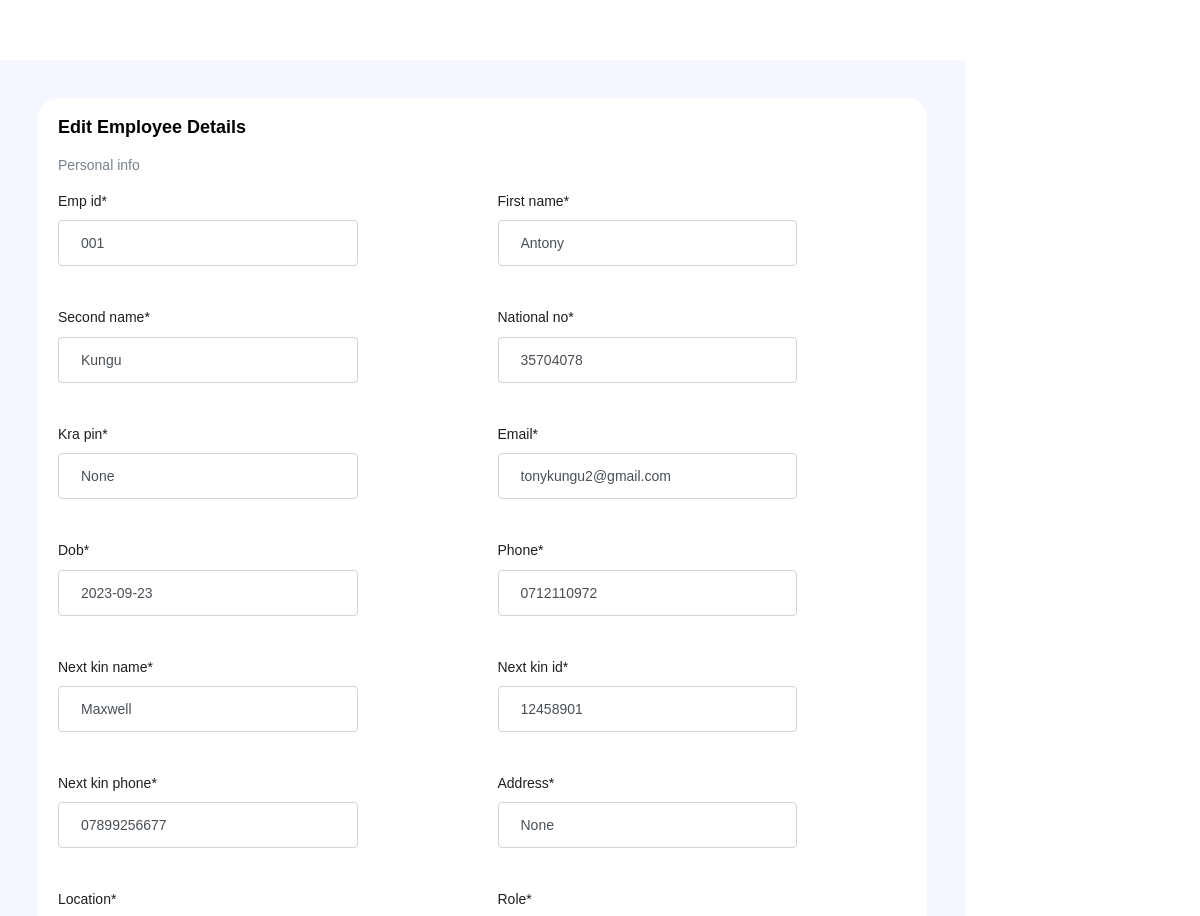
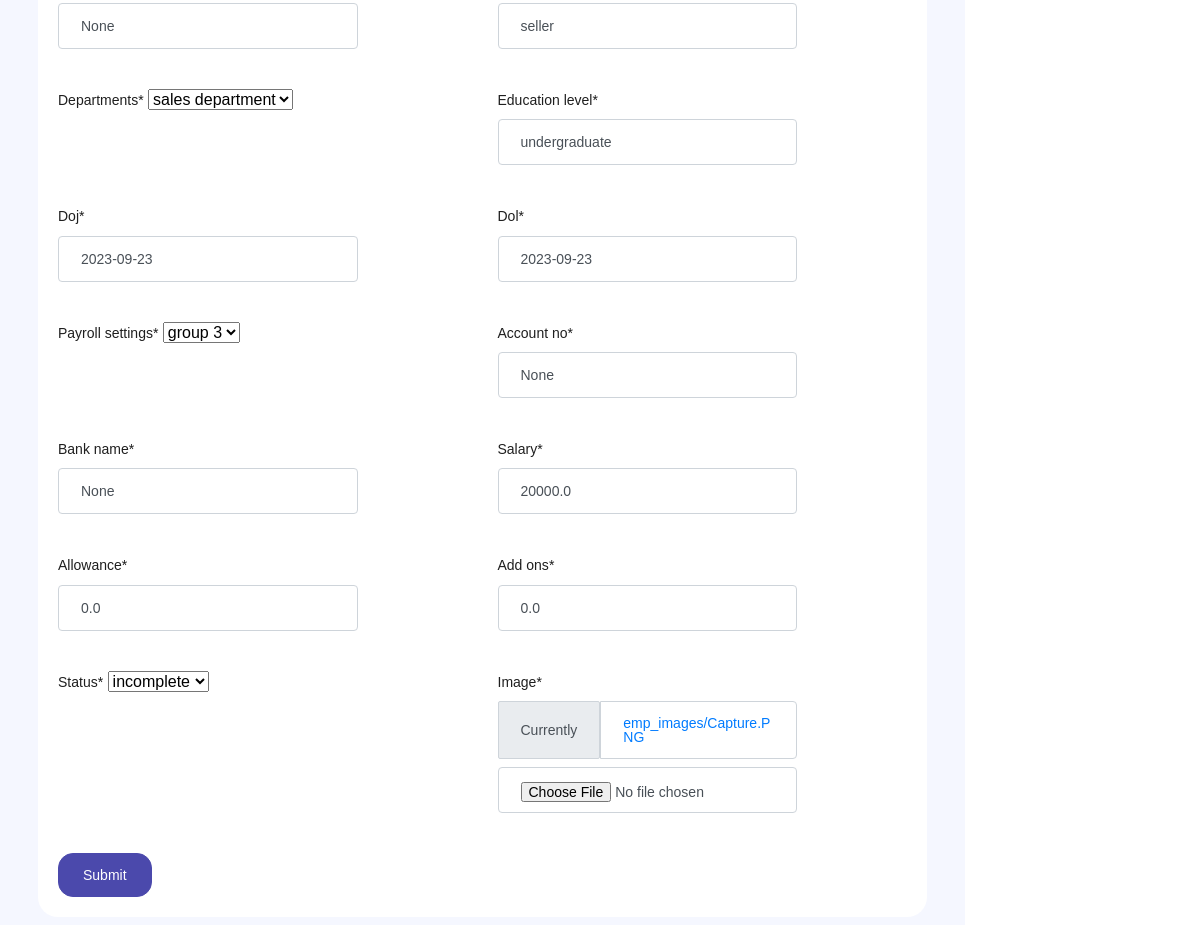
Screenshot of /edit_employee/1 (signed in) with the database file from the repository (2 pictures, top to bottom).
### management/models.py (models this page shows, shortened)
class Employee(models.Model):
    emp_id = models.CharField(max_length=50,default="None")
    first_name = models.CharField(max_length=50,default="None")
    second_name = models.CharField(max_length=50,default="None")
    national_no = models.CharField(max_length=50,default="None")
    kra_pin = models.CharField(max_length=50,default="None")
    email = models.EmailField(default="None")
    dob = models.DateField(default=timezone.now)
    phone = models.CharField(max_length=50,default="None")
    next_kin_name = models.CharField(max_length=50,default="None")
    next_kin_id = models.CharField(max_length=50,default="None")
    next_kin_phone = models.CharField(max_length=50,default="None")
    address = models.CharField(max_length=50,default="None")
    location = models.CharField(max_length=50,default="None")
    role = models.CharField(max_length=50,default="None")
    departments = models.CharField(choices=dep_choices,max_length=50,default="None")
    education_level = models.CharField(max_length=50,default="None")
    doj = models.DateField(default=timezone.now)
    dol = models.DateField(default=timezone.now)
    payroll_settings = models.ForeignKey(PayRollSetting,on_delete=models.PROTECT,null=True)
    account_no = models.CharField(max_length=50,default="None")
    bank_name = models.CharField(max_length=50,default="None")
    salary = models.FloatField(default=0.0)
    allowance = models.FloatField(default=0.0)
    add_ons = models.FloatField(default=0.0)
    status = models.CharField(max_length=50,choices=(('incomplete',"incomplete"),('active',"active"),('resigned',"resigned"),('terminated',"terminated"),('suspended',"suspended")),default="None")
    image = models.ImageField(default='emoloyee.png',upload_to='emp_images')

### management/views.py (the view, shortened to what this page needs)
# urls.py: path('edit_employee/<int:pk>',EditEmpView.as_view(),name="management-edit-employee"),
class EditEmpView(LoginRequiredMixin,UpdateView):
    model = Employee
    template_name = 'management/add_employees.html'
    fields = '__all__'
    raise_exception = True

### payroll/models.py (called while the page is built)
    def __str__(self):
        return self.category

### management/templates/management/add_employees.html (shortened to what this page needs)
{% extends 'management/base2.html' %}
{% load crispy_forms_tags %}
{% block content %}
      <div class="main-panel">
        <div class="content-wrapper">
          <div class="row">
            <div class="col-12 grid-margin">
                <div class="card">
                  <div class="card-body">
                    <h4 class="card-title">Edit employee details</h4>
                    <form class="form-sample" method="POST">
                      <p class="card-description">
                        Personal info
                      </p>
                      <div class="row">
                        {% for field in form %}
                        <div class="col-md-6">
                          <div class="form-group row">
                            <div class="col-sm-9">
                              {{field | as_crispy_field}}
                            </div>
                          </div>
                        </div>
                        {% endfor %}
                      </div>
                      <button type="submit" class="btn btn-primary mr-2">Submit</button>
                    </form>
                  </div>
                </div>
            </div>
          </div>
        </div>
      </div>
  {% endblock content %}

### rows the page displays
Employee: emp_id "001" "Antony" "Kungu" "35704078" "None" "tonykungu2@gmail.com" "2023-09-23" "0712110972" "Maxwell" "12458901" "07899256677" "None" "None" "seller" "sales department" "undergraduate" "2023-09-23" "2023-09-23" "group 3" "None" "None" "20000.0" "0.0" "0.0" "incomplete"
